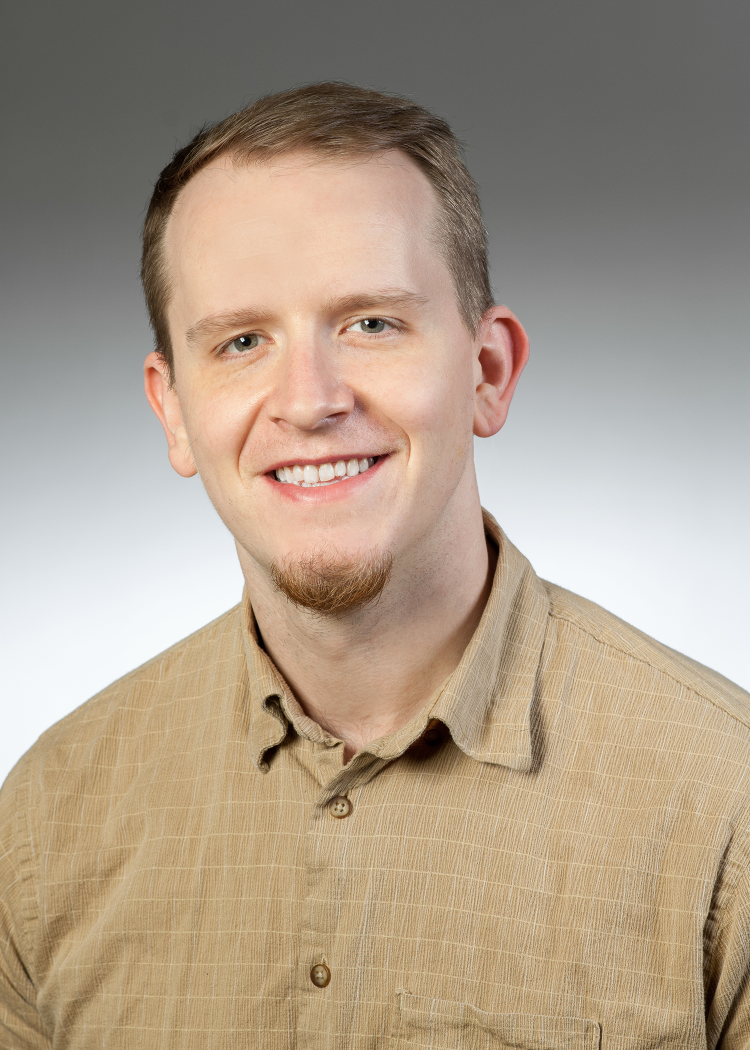
#> input picture CIS_465/html/images/GerhartWorkPhoto.png, 1500 x 2100 px, found by its file name (shown at 1/2 size)
$ python cutimg.py
#> lines starting #> are read from the running program, lines starting #| are printed output that depends on the picture
import cv2
import numpy as np
import math as m
from matplotlib import pyplot as plt
import random as r

# 3x4 shape[0] = 3, shape[1] = 4
array = [[1, 2, 3, 4],
         [5, 6, 7, 8],
         [9, 0, 1, 2]]

array = np.array(array)
print(array.shape)


def cutImage(image, value):
    len = image.shape[0]
    wid = image.shape[1]
    wid = wid - value
    output = np.zeros((len, wid))

    for i in range(1, len(output)-1):
        for j in range(1, len(output[i])-1):
            (x, y, z) = image[i][j]

            output[i][j] = image[i][j]

    return output


img = cv2.imread("CIS_465\html\images\GerhartWorkPhoto.png", 1)
#> img is the input picture: shape (2100, 1500, 3); mean B, G, R 137.1, 155.6, 172
resize = cv2.resize(img, [550, 800], interpolation=cv2.INTER_AREA)
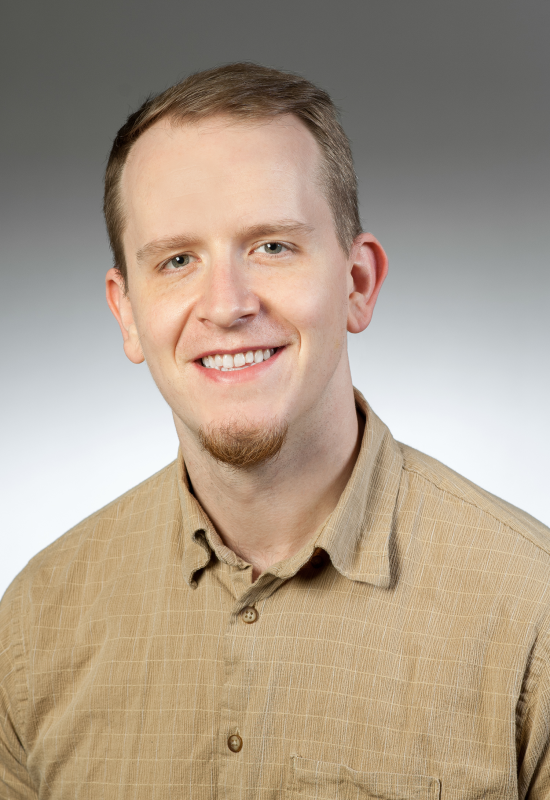
#> resize: shape (800, 550, 3); mean B, G, R 137.1, 155.6, 172

newimg = resize[0:620, 0:500]
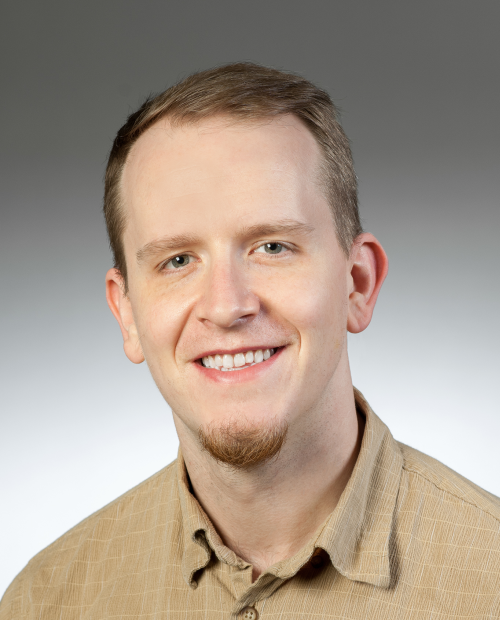
#> newimg: shape (620, 500, 3); mean B, G, R 140.2, 153.8, 168.8
cv2.imwrite("CIS_465\html\images\myPortrait.png", newimg)
cv2.imshow('Transformed', newimg)
cv2.imshow('Original', resize)
cv2.waitKey(0)
cv2.destroyAllWindows()
